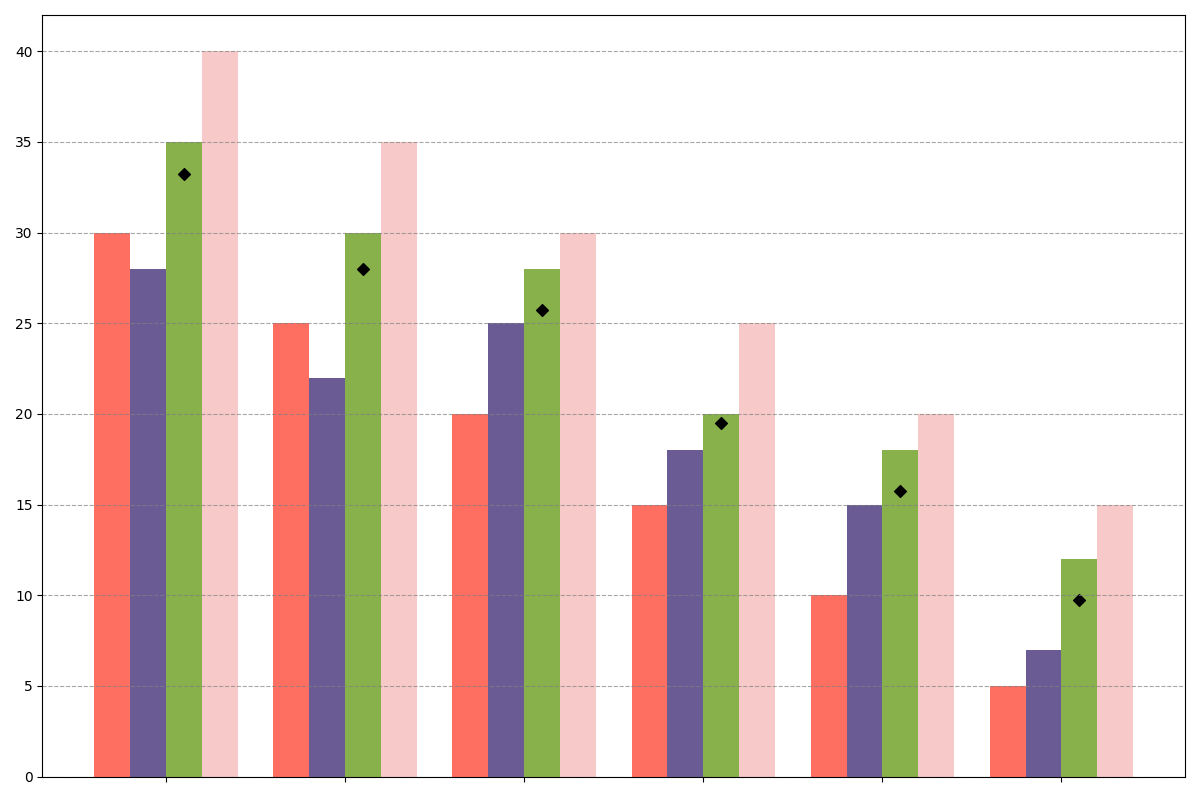

Python code for this plot:
import matplotlib.pyplot as plt
import numpy as np

marketing_strategies = ['SEO', 'Content Marketing', 'Social Media Ads', 'Email Marketing', 'Influencer Collaborations', 'Referral Programs']
quarter1 = [30, 25, 20, 15, 10, 5]
quarter2 = [28, 22, 25, 18, 15, 7]
quarter3 = [35, 30, 28, 20, 18, 12]
quarter4 = [40, 35, 30, 25, 20, 15]

quarters = np.array([quarter1, quarter2, quarter3, quarter4])
quarters_means = np.mean(quarters, axis=0)
new_colors = ['#FF6F61', '#6B5B95', '#88B04B', '#F7CAC9']

fig, ax = plt.subplots(figsize=(12, 8))

bar_width = 0.2
x_indices = np.arange(len(marketing_strategies))

for i, quarter_data in enumerate(quarters):
    ax.bar(x_indices + i * bar_width, quarter_data, width=bar_width, color=new_colors[i])

ax.scatter(x_indices + (bar_width * 2), quarters_means, color='black', marker='D')

ax.set_xticks(x_indices + bar_width * 1.5)
ax.set_xticklabels([''] * len(marketing_strategies))

ax.yaxis.grid(True, linestyle='--', alpha=0.7, color='gray')

plt.xticks(rotation=45, ha='right')
plt.tight_layout()
plt.show()
